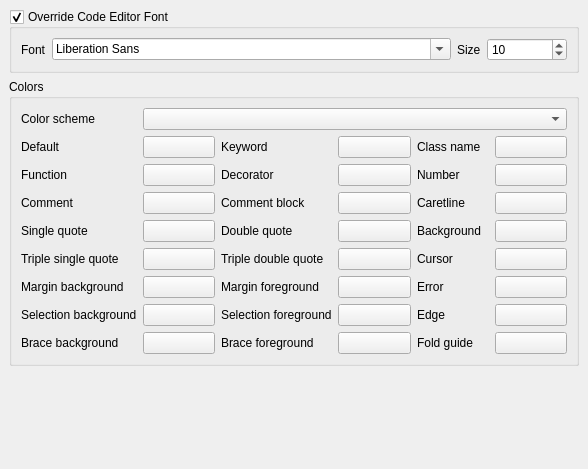
<?xml version="1.0" encoding="UTF-8"?>
<ui version="4.0">
 <class>QgsCodeEditorSettingsBase</class>
 <widget class="QWidget" name="QgsCodeEditorSettingsBase">
  <property name="modal" stdset="0">
   <bool>false</bool>
  </property>
  <property name="geometry">
   <rect>
    <x>0</x>
    <y>0</y>
    <width>588</width>
    <height>469</height>
   </rect>
  </property>
  <layout class="QGridLayout" name="gridLayout_16">
   <property name="leftMargin">
    <number>0</number>
   </property>
   <property name="topMargin">
    <number>0</number>
   </property>
   <property name="rightMargin">
    <number>0</number>
   </property>
   <property name="bottomMargin">
    <number>0</number>
   </property>
   <item row="0" column="0">
    <widget class="QScrollArea" name="scrollArea">
     <property name="frameShape">
      <enum>QFrame::NoFrame</enum>
     </property>
     <property name="widgetResizable">
      <bool>true</bool>
     </property>
     <widget class="QWidget" name="scrollAreaWidgetContents">
      <property name="geometry">
       <rect>
        <x>0</x>
        <y>0</y>
        <width>588</width>
        <height>469</height>
       </rect>
      </property>
      <layout class="QGridLayout" name="gridLayout">
       <item row="1" column="0">
        <widget class="QGroupBox" name="groupBoxFontColor">
         <property name="sizePolicy">
          <sizepolicy hsizetype="MinimumExpanding" vsizetype="MinimumExpanding">
           <horstretch>0</horstretch>
           <verstretch>0</verstretch>
          </sizepolicy>
         </property>
         <property name="title">
          <string>Colors</string>
         </property>
         <property name="collapsed" stdset="0">
          <bool>false</bool>
         </property>
         <property name="saveCollapsedState" stdset="0">
          <bool>true</bool>
         </property>
         <layout class="QGridLayout" name="gridLayout_8">
          <item row="4" column="4">
           <widget class="QLabel" name="label_15">
            <property name="text">
             <string>Background</string>
            </property>
           </widget>
          </item>
          <item row="3" column="1">
           <widget class="QgsColorButton" name="mColorComment">
            <property name="text">
             <string/>
            </property>
           </widget>
          </item>
          <item row="8" column="2">
           <widget class="QLabel" name="label_60">
            <property name="text">
             <string>Brace foreground</string>
            </property>
           </widget>
          </item>
          <item row="8" column="4">
           <widget class="QLabel" name="label_39">
            <property name="text">
             <string>Fold guide</string>
            </property>
           </widget>
          </item>
          <item row="8" column="3">
           <widget class="QgsColorButton" name="mColorBraceForeground">
            <property name="text">
             <string/>
            </property>
           </widget>
          </item>
          <item row="3" column="2">
           <widget class="QLabel" name="label_20">
            <property name="text">
             <string>Comment block</string>
            </property>
           </widget>
          </item>
          <item row="8" column="5">
           <widget class="QgsColorButton" name="mColorFold">
            <property name="text">
             <string/>
            </property>
           </widget>
          </item>
          <item row="5" column="1">
           <widget class="QgsColorButton" name="mColorTripleSingleQuote">
            <property name="text">
             <string/>
            </property>
           </widget>
          </item>
          <item row="5" column="0">
           <widget class="QLabel" name="label_29">
            <property name="text">
             <string>Triple single quote</string>
            </property>
           </widget>
          </item>
          <item row="7" column="0">
           <widget class="QLabel" name="label_48">
            <property name="text">
             <string>Selection background</string>
            </property>
           </widget>
          </item>
          <item row="7" column="3">
           <widget class="QgsColorButton" name="mColorSelectionForeground">
            <property name="text">
             <string/>
            </property>
           </widget>
          </item>
          <item row="6" column="5">
           <widget class="QgsColorButton" name="mColorError">
            <property name="text">
             <string/>
            </property>
           </widget>
          </item>
          <item row="5" column="2">
           <widget class="QLabel" name="label_30">
            <property name="text">
             <string>Triple double quote</string>
            </property>
           </widget>
          </item>
          <item row="3" column="3">
           <widget class="QgsColorButton" name="mColorCommentBlock">
            <property name="text">
             <string/>
            </property>
           </widget>
          </item>
          <item row="2" column="1">
           <widget class="QgsColorButton" name="mColorFunction">
            <property name="text">
             <string/>
            </property>
           </widget>
          </item>
          <item row="6" column="2">
           <widget class="QLabel" name="label_43">
            <property name="text">
             <string>Margin foreground</string>
            </property>
           </widget>
          </item>
          <item row="2" column="5">
           <widget class="QgsColorButton" name="mColorNumber">
            <property name="text">
             <string/>
            </property>
           </widget>
          </item>
          <item row="7" column="4">
           <widget class="QLabel" name="label_38">
            <property name="text">
             <string>Edge</string>
            </property>
           </widget>
          </item>
          <item row="5" column="5">
           <widget class="QgsColorButton" name="mColorCursor">
            <property name="text">
             <string/>
            </property>
           </widget>
          </item>
          <item row="7" column="2">
           <widget class="QLabel" name="label_49">
            <property name="text">
             <string>Selection foreground</string>
            </property>
           </widget>
          </item>
          <item row="1" column="4">
           <widget class="QLabel" name="label_26">
            <property name="text">
             <string>Class name</string>
            </property>
           </widget>
          </item>
          <item row="6" column="4">
           <widget class="QLabel" name="label_14">
            <property name="text">
             <string>Error</string>
            </property>
           </widget>
          </item>
          <item row="2" column="0">
           <widget class="QLabel" name="label_13">
            <property name="text">
             <string>Function</string>
            </property>
           </widget>
          </item>
          <item row="8" column="0">
           <widget class="QLabel" name="label_50">
            <property name="text">
             <string>Brace background</string>
            </property>
           </widget>
          </item>
          <item row="2" column="3">
           <widget class="QgsColorButton" name="mColorDecorator">
            <property name="text">
             <string/>
            </property>
           </widget>
          </item>
          <item row="5" column="4">
           <widget class="QLabel" name="label_24">
            <property name="text">
             <string>Cursor</string>
            </property>
           </widget>
          </item>
          <item row="6" column="0">
           <widget class="QLabel" name="label_42">
            <property name="text">
             <string>Margin background</string>
            </property>
           </widget>
          </item>
          <item row="4" column="0">
           <widget class="QLabel" name="label_28">
            <property name="text">
             <string>Single quote</string>
            </property>
           </widget>
          </item>
          <item row="4" column="3">
           <widget class="QgsColorButton" name="mColorDoubleQuote">
            <property name="text">
             <string/>
            </property>
           </widget>
          </item>
          <item row="3" column="4">
           <widget class="QLabel" name="label_22">
            <property name="text">
             <string>Caretline</string>
            </property>
           </widget>
          </item>
          <item row="5" column="3">
           <widget class="QgsColorButton" name="mColorTripleDoubleQuote">
            <property name="text">
             <string/>
            </property>
           </widget>
          </item>
          <item row="4" column="1">
           <widget class="QgsColorButton" name="mColorSingleQuote">
            <property name="text">
             <string/>
            </property>
           </widget>
          </item>
          <item row="7" column="5">
           <widget class="QgsColorButton" name="mColorEdge">
            <property name="text">
             <string/>
            </property>
           </widget>
          </item>
          <item row="2" column="2">
           <widget class="QLabel" name="label_18">
            <property name="text">
             <string>Decorator</string>
            </property>
           </widget>
          </item>
          <item row="1" column="5">
           <widget class="QgsColorButton" name="mColorClass">
            <property name="text">
             <string/>
            </property>
           </widget>
          </item>
          <item row="7" column="1">
           <widget class="QgsColorButton" name="mColorSelectionBackground">
            <property name="text">
             <string/>
            </property>
           </widget>
          </item>
          <item row="6" column="1">
           <widget class="QgsColorButton" name="mColorMarginBackground">
            <property name="text">
             <string/>
            </property>
           </widget>
          </item>
          <item row="2" column="4">
           <widget class="QLabel" name="label_55">
            <property name="text">
             <string>Number</string>
            </property>
           </widget>
          </item>
          <item row="1" column="0">
           <widget class="QLabel" name="label_16">
            <property name="text">
             <string>Default</string>
            </property>
           </widget>
          </item>
          <item row="3" column="0">
           <widget class="QLabel" name="label_19">
            <property name="text">
             <string>Comment</string>
            </property>
           </widget>
          </item>
          <item row="6" column="3">
           <widget class="QgsColorButton" name="mColorMarginForeground">
            <property name="text">
             <string/>
            </property>
           </widget>
          </item>
          <item row="8" column="1">
           <widget class="QgsColorButton" name="mColorBraceBackground">
            <property name="text">
             <string/>
            </property>
           </widget>
          </item>
          <item row="1" column="3">
           <widget class="QgsColorButton" name="mColorKeyword">
            <property name="text">
             <string/>
            </property>
           </widget>
          </item>
          <item row="4" column="5">
           <widget class="QgsColorButton" name="mColorBackground">
            <property name="text">
             <string/>
            </property>
           </widget>
          </item>
          <item row="1" column="2">
           <widget class="QLabel" name="label_17">
            <property name="text">
             <string>Keyword</string>
            </property>
           </widget>
          </item>
          <item row="3" column="5">
           <widget class="QgsColorButton" name="mColorCaretLine">
            <property name="text">
             <string/>
            </property>
           </widget>
          </item>
          <item row="4" column="2">
           <widget class="QLabel" name="label_31">
            <property name="text">
             <string>Double quote</string>
            </property>
           </widget>
          </item>
          <item row="1" column="1">
           <widget class="QgsColorButton" name="mColorDefault">
            <property name="text">
             <string/>
            </property>
           </widget>
          </item>
          <item row="0" column="0">
           <widget class="QLabel" name="label_2">
            <property name="text">
             <string>Color scheme</string>
            </property>
           </widget>
          </item>
          <item row="0" column="1" colspan="5">
           <widget class="QComboBox" name="mColorSchemeComboBox"/>
          </item>
         </layout>
        </widget>
       </item>
       <item row="0" column="0">
        <widget class="QGroupBox" name="mOverrideFontGroupBox">
         <property name="title">
          <string>Override Code Editor Font</string>
         </property>
         <property name="checkable">
          <bool>true</bool>
         </property>
         <layout class="QHBoxLayout" name="horizontalLayout_2" stretch="0,5,0,1">
          <item>
           <widget class="QLabel" name="label">
            <property name="text">
             <string>Font</string>
            </property>
           </widget>
          </item>
          <item>
           <widget class="QFontComboBox" name="mFontComboBox">
            <property name="insertPolicy">
             <enum>QComboBox::NoInsert</enum>
            </property>
           </widget>
          </item>
          <item>
           <widget class="QLabel" name="label_3">
            <property name="text">
             <string>Size</string>
            </property>
           </widget>
          </item>
          <item>
           <widget class="QgsSpinBox" name="mSizeSpin">
            <property name="minimum">
             <number>6</number>
            </property>
            <property name="maximum">
             <number>99</number>
            </property>
            <property name="value">
             <number>10</number>
            </property>
           </widget>
          </item>
         </layout>
        </widget>
       </item>
       <item row="2" column="0">
        <spacer name="verticalSpacer">
         <property name="orientation">
          <enum>Qt::Vertical</enum>
         </property>
         <property name="sizeHint" stdset="0">
          <size>
           <width>20</width>
           <height>40</height>
          </size>
         </property>
        </spacer>
       </item>
      </layout>
     </widget>
    </widget>
   </item>
  </layout>
 </widget>
 <customwidgets>
  <customwidget>
   <class>QgsColorButton</class>
   <extends>QPushButton</extends>
   <header>qgscolorbutton.h</header>
   <container>1</container>
  </customwidget>
  <customwidget>
   <class>QgsSpinBox</class>
   <extends>QSpinBox</extends>
   <header>qgsspinbox.h</header>
  </customwidget>
 </customwidgets>
 <resources/>
 <connections/>
</ui>
